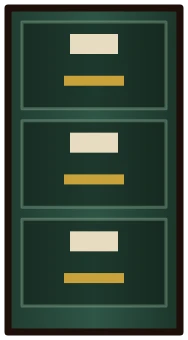
#> input picture game/assets/img/rush/vault/cabinet.webp, 188 x 340 px, given in place of cab-counter.png, which was not available
$ python rush_watch_collage.py ../assets/img/rush/vault/cabinet.webp ../assets/img/rush/vault/cart-bolted.webp
#> lines starting #> are read from the running program, lines starting #| are printed output that depends on the picture
### game/tools/rush_vault_pack.py
"""Pack Ladi's Sogni renders of the Records Vault (claim 6) into the game's sizes.

usage: python3 -I tools/rush_vault_pack.py SRC_DIR
SRC_DIR holds the picked takes, named as below. Backdrops are scaled to the layout size; props are cut out of their
flat light-grey background (a flood fill from the edges), trimmed, and scaled to fit the placeholder's box that
tools/rush_vault_art.js drew, so the layouts in js/rush.js stay as they are.
"""
import os, sys
from collections import deque
from PIL import Image, ImageFilter

GAME = os.path.dirname(os.path.dirname(os.path.abspath(__file__)))
OUT = os.path.join(GAME, 'assets/img/rush')
BACK = {}  # the backdrops are now painted with their fixtures (see CREDITS.md), not packed here
PROPS = {  # take: (file, box w, box h)
    'vault-folder-2.png': ('folder', 220, 166), 'vault-folder-done-1.png': ('folder-done', 220, 166),
    'vault-folder-bounced-2.png': ('folder-bounced', 220, 166), 'vault-drawer-2.png': ('drawer', 216, 320),
    'vault-cart-1.png': ('cart', 116, 130),
    'vault-cart-bolted-2.png': ('cart-bolted', 116, 130), 'vault-desk-1.png': ('desk', 302, 300),}


def cutout(im, tol=34):
#> called with tol = 34
    im = im.convert('RGBA'); w, h = im.size; px = im.load()
#> in cutout, im is the input picture: PIL image 188x340 RGBA; mean R, G, B, A 44.7, 61, 47.4, 236.3
#> after `w, h = im.size`: w = 188; h = 340
    bg = [px[x, y][:3] for x, y in ((2, 2), (w - 3, 2), (2, h - 3), (w - 3, h - 3))]
#> bg = [(19, 19, 19), (0, 0, 0), (0, 0, 0), (0, 0, 0)]
    bg = tuple(sum(c[i] for c in bg) // 4 for i in range(3))
#> bg = (4, 4, 4)
    near = lambda p: sum(abs(p[i] - bg[i]) for i in range(3)) < tol
    seen = bytearray(w * h); q = deque()
    for x in range(w): q.extend(((x, 0), (x, h - 1)))
    for y in range(h): q.extend(((0, y), (w - 1, y)))
    mask = Image.new('L', (w, h), 255); m = mask.load()
#> after `mask = Image.new('L', (w, h), 255)`: mask: PIL image 188x340 L; every value is 255
    while q:
        x, y = q.popleft()
        if x < 0 or y < 0 or x >= w or y >= h or seen[y * w + x]: continue
        seen[y * w + x] = 1
        if not near(px[x, y]): continue
        m[x, y] = 0; q.extend(((x + 1, y), (x - 1, y), (x, y + 1), (x, y - 1)))
    mask = mask.filter(ImageFilter.MinFilter(3)).filter(ImageFilter.GaussianBlur(0.8))
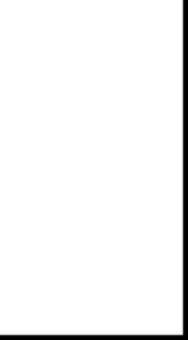
#> mask: PIL image 188x340 L; min 0, max 255, mean 244.6
    im.putalpha(mask)
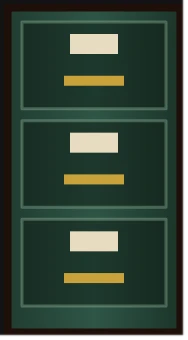
#> im: PIL image 188x340 RGBA; mean R, G, B, A 44.7, 61, 47.4, 244.6; transparent parts drawn white
    return im.crop(mask.point(lambda v: 255 if v > 40 else 0).getbbox())
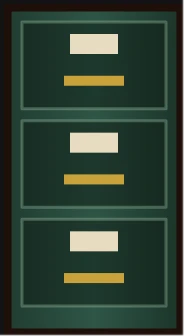
#> returned value: PIL image 184x336 RGBA; mean R, G, B, A 46.2, 63.1, 49.1, 252.8; transparent parts drawn white


# [14 lines left out: function main, not called in this run]


# [2 lines that do not run on import are left out]

### game/tools/rush_watch_collage.py
"""Lay out the Night Audit's Watch Room (claim 8) as a rough collage, for a Gemini repaint into one painting.

usage: python3 -I tools/rush_watch_collage.py SRC_DIR OUT_DIR
SRC_DIR holds Ladi's Sogni renders (claim-8/sogni/): the empty rooms and the props on light grey. The props are cut
out (rush_vault_pack.cutout) and placed at the layouts' positions in js/rush.js (WATCH_WIDE, WATCH_TALL), at human
scale (the porter is about 300 px tall in the wide room, 224 px in the tall one). Only the fixtures that never move
go into the painting: the four cabinets, the longcase clock (its face is drawn over in code), the ink column and the
out basket. The collages are padded to 16:9 and 9:16 for the edit; tools/rush_watch_pack.py crops them back.
"""
import os, sys
from PIL import Image, ImageOps
sys.path.insert(0, os.path.dirname(os.path.abspath(__file__)))
from rush_vault_pack import cutout

# The rooms as the game sees them (stage pixels), and the margin added each side to reach the edit's aspect ratio.
WIDE = {'size': (1344, 768), 'pad': 11, 'cab': (168, 210), 'cabs': {'counter': (380, 556), 'desk': (600, 556), 'drawer': (820, 556), 'engine': (1040, 556)},
        'clock': (95, 240, 130, 230), 'ink': (1310, 110, 380), 'basket': (1200, 548, 112)}
TALL = {'size': (768, 1504), 'pad': 39, 'cab': (176, 200), 'cabs': {'counter': (210, 914), 'desk': (510, 914), 'drawer': (510, 1260), 'engine': (210, 1260)},
        'clock': (92, 380, 110, 200), 'ink': (734, 270, 400), 'basket': (700, 1316, 96)}


def fit(im, w, h):
    s = min(w / im.width, h / im.height)
    return im.resize((max(1, round(im.width * s)), max(1, round(im.height * s))), Image.LANCZOS)


def room_wide(src):
    # The empty room's floor meets the wall at y 655; the cabinets stand on 556. Crop 40 off the ceiling, squeeze the
    # wall into 0..560 and stretch the floor under it (the repaint redraws the planks).
    b = Image.open(src).convert('RGB').crop((0, 40, 1344, 768))
    wall, floor = b.crop((0, 0, 1344, 615)).resize((1344, 560), Image.LANCZOS), b.crop((0, 615, 1344, 728)).resize((1344, 208), Image.LANCZOS)
    out = Image.new('RGB', (1344, 768)); out.paste(wall, (0, 0)); out.paste(floor, (0, 560)); return out


def room_tall(src):
    # Scaled so the ledge's front edge sits at y 914 and the room is 846 wide (768 plus the margins); the floor is
    # stretched 24 px to reach 1504.
    b = Image.open(src).convert('RGB').resize((846, 1480), Image.LANCZOS)
    out = Image.new('RGB', (846, 1504)); out.paste(b, (0, 0)); out.paste(b.crop((0, 1456, 846, 1480)).resize((846, 48)), (0, 1456)); return out


def pad(im, p):
    w, h = im.size; out = Image.new('RGB', (w + 2 * p, h)); out.paste(im, (p, 0))
    out.paste(im.crop((0, 0, 1, h)).resize((p, h)), (0, 0)); out.paste(im.crop((w - 1, 0, w, h)).resize((p, h)), (w + p, 0)); return out


def build(L, room, props, ox):
    out = room.copy()
    def put(im, x, y, anchor='mb'):
        x, y = round(x + ox), round(y)
        px = x - im.width // 2; py = y - im.height if anchor == 'mb' else y - im.height // 2 if anchor == 'mm' else y
        out.paste(im, (px, py), im)
    cw, ch = L['cab']
    for st, (x, y) in L['cabs'].items(): put(fit(props['cab-' + st], cw * 1.2, ch), x, y)
    x, y, w, h = L['clock']; put(fit(props['watch-clock'], w, h), x, y + h / 2)
    # The ink column, flipped so its bracket points into the room; the glass's centre (62% across) on x.
    x, y, h = L['ink']; ink = ImageOps.mirror(fit(props['ink-column'], 999, h))
    out.paste(ink, (round(x + ox - ink.width * .62), round(y)), ink)
    x, y, w = L['basket']; put(fit(props['out-basket'], w, w), x, y, 'mm')
    return out


def main(src, dst):
    os.makedirs(dst, exist_ok=True)
    props = {n: cutout(Image.open(os.path.join(src, n + '.png'))) for n in ('cab-counter', 'cab-desk', 'cab-drawer', 'cab-engine', 'watch-clock', 'ink-column', 'out-basket')}
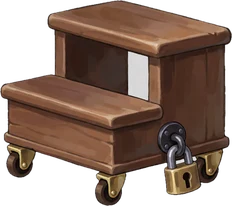
#> input picture game/assets/img/rush/vault/cart-bolted.webp, 232 x 206 px, given in place of cab-desk.png, which was not available
#> call 2 of cutout, with tol = 34
#> in cutout, im is the input picture: PIL image 232x206 RGBA; mean R, G, B, A 79.3, 57.8, 46.2, 176.6
#> in cutout (call 2), `bg = [px[x, y][:3] for x, y in ((2, 2), (w - 3, 2), (2, h - 3), (w - 3..`: bg = [(0, 0, 0), (0, 0, 0), (0, 0, 0), (0, 0, 0)]
#> in cutout (call 2), `bg = tuple(sum(c[i] for c in bg) // 4 for i in range(3))`: bg = (0, 0, 0)
#> in cutout (call 2), `mask = Image.new('L', (w, h), 255)`: mask: PIL image 232x206 L; every value is 255
#> in cutout (call 2), `mask = mask.filter(ImageFilter.MinFilter(3)).filter(ImageFilter.Gaussi..`:
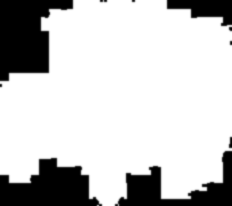
#> mask: PIL image 232x206 L; min 0, max 255, mean 198.6
#> in cutout (call 2), `im.putalpha(mask)`:
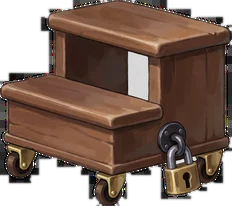
#> im: PIL image 232x206 RGBA; mean R, G, B, A 79.3, 57.8, 46.2, 198.6; transparent parts drawn white
    build(WIDE, pad(room_wide(os.path.join(src, 'watch-wide-1.png')), WIDE['pad']), props, WIDE['pad']).save(os.path.join(dst, 'watch-wide-collage.png'))
    build(TALL, room_tall(os.path.join(src, 'watch-tall-1.png')), props, TALL['pad']).save(os.path.join(dst, 'watch-tall-collage.png'))
    print('collages in', dst)


if __name__ == '__main__':
#> (the run stopped early here; a loop or call above may not have finished)
